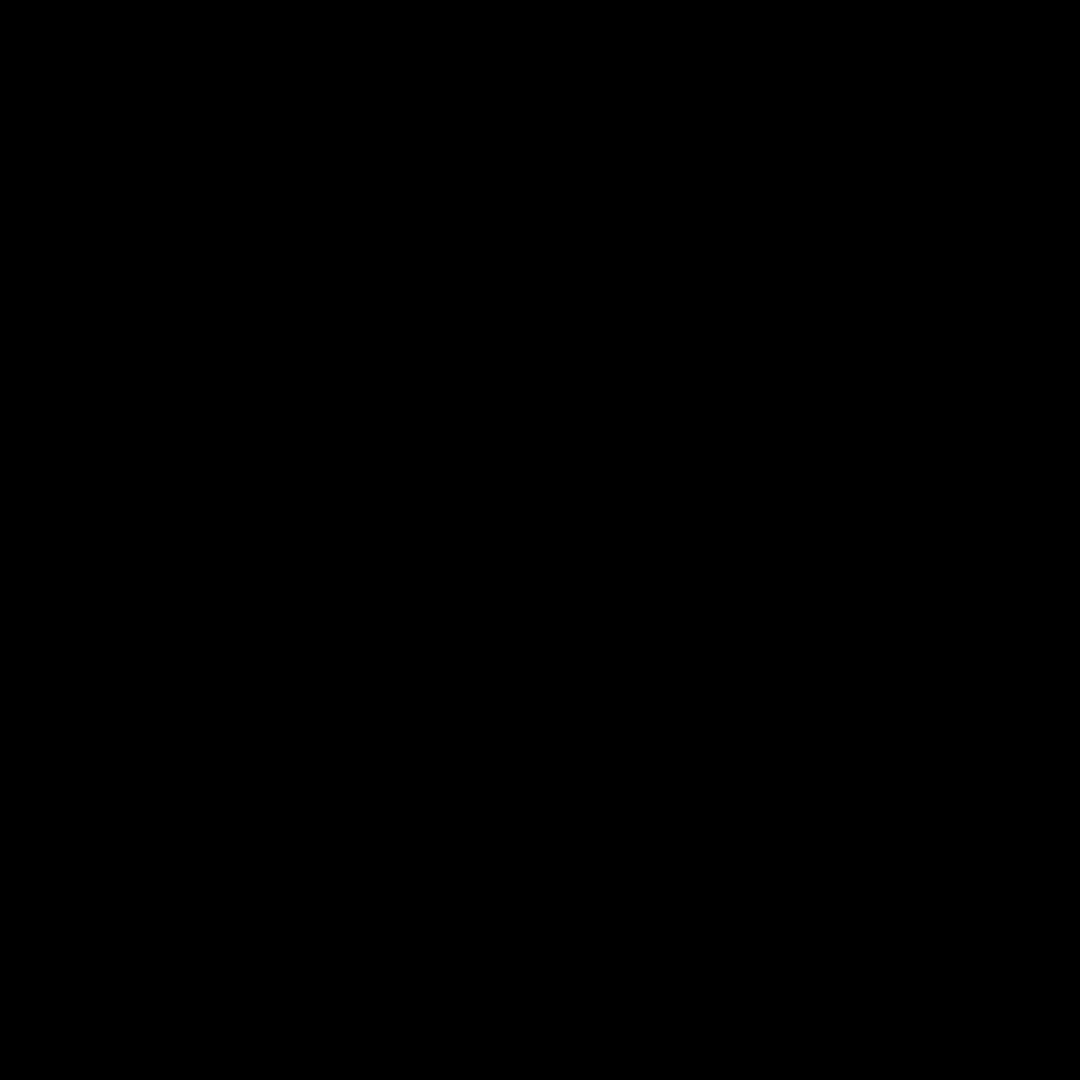
Frame 1 (no input)
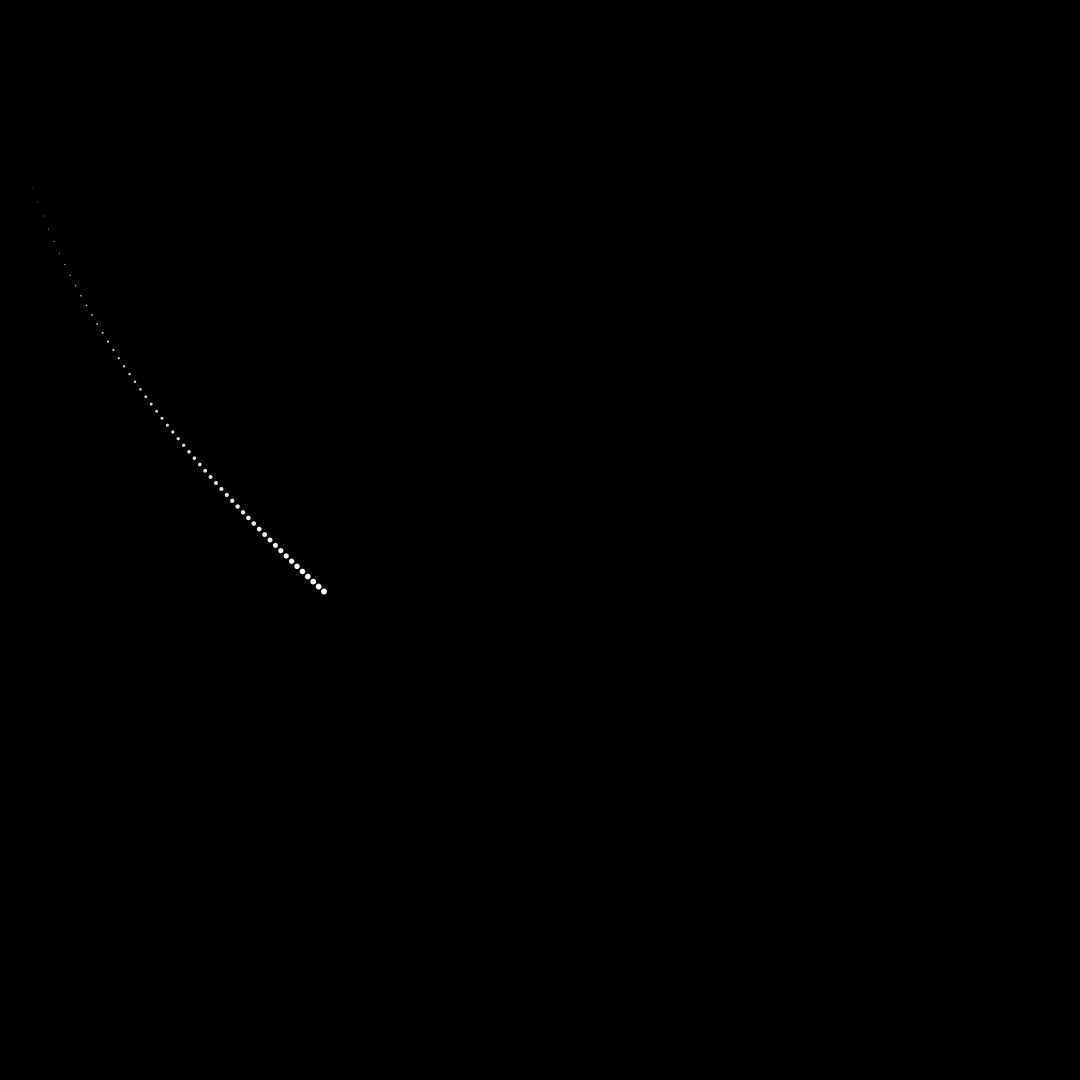
Frame 60 (the mouse pressed at the canvas centre just before this capture)
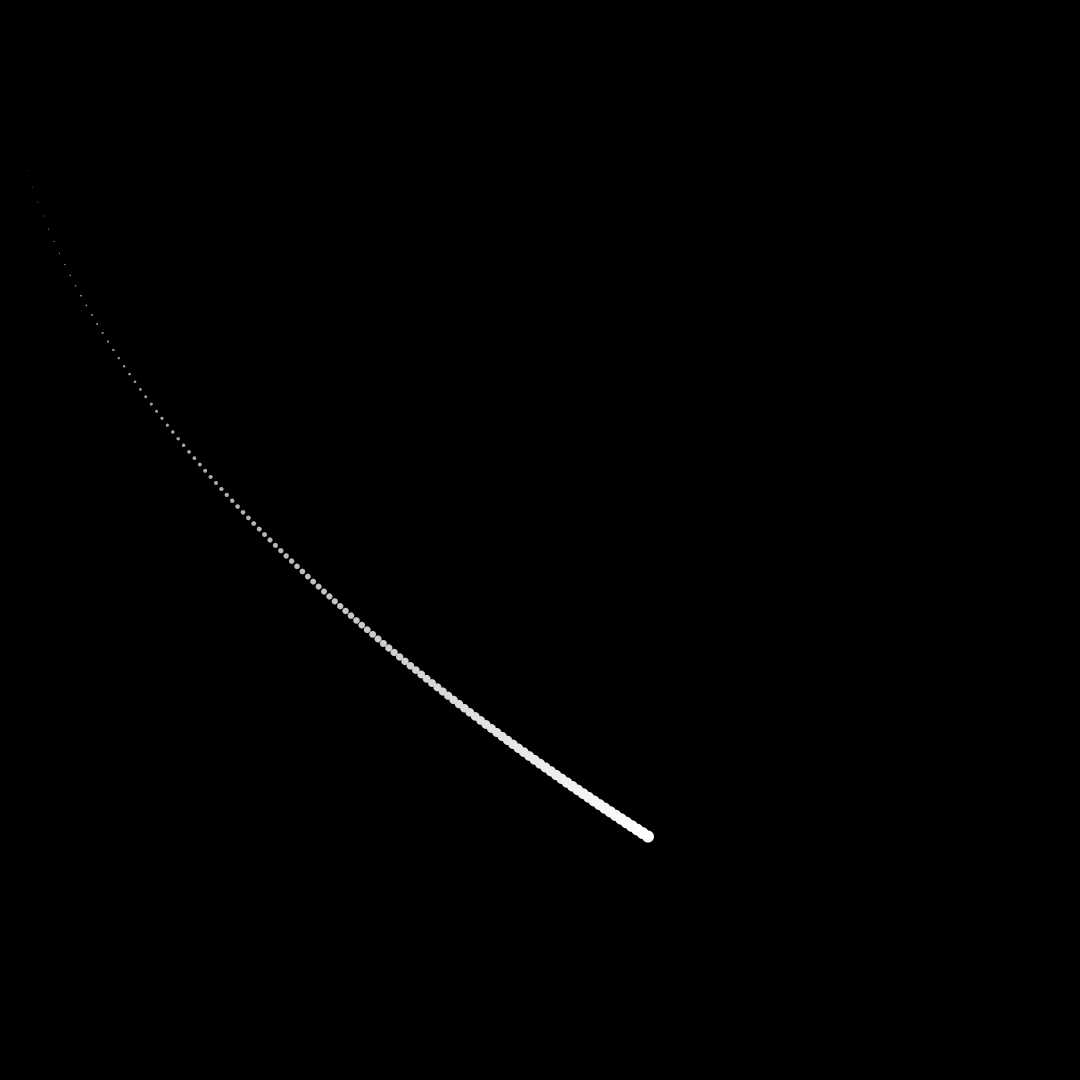
Frame 120 (the mouse held since frame 60 and released just before this capture)

The Processing sketch that drew these frames (run headless with seeded random() and noise(); from frame 60 on, the mouse is pressed at the canvas centre):

// Processing sketch: week09_alptugan_cheapTricks_07
// ── week09_alptugan_cheapTricks_07.pde
float beginX; // Initial x-coordinate
float beginY; // Initial y-coordinate

float endX; // Final x-coordinate
float endY = 80.0; // Final y-coordinate

float distX; // X-axis distance to move
float distY; // Y-axis distance to move

float exponent = 0.5; // Determines the curve
float x = 0.0;
float y = 0.0;
float step = 0.005;
float pct = 0.0;
int direction = 1;

// simple drawing app
void setup() {
  size(1080, 1080);
  surface.setLocation(0, 0);
  background(0);
  noStroke();

  beginX = 0;
  beginY = 0;

  endX = width;
  endY = height;

  distX = endX - beginX;
  distY = endY - beginY;
}



void draw() {
  fill(0, 1);
  rect(0, 0, width, height); 
  pct += step * direction;

  if ((pct > 1.0) || (pct < 0.0)) {
    direction = direction * -1;

    beginX = random(width);
    beginY = random(height);

    endX = random(width);
    endY = random(height);

    distX = endX - beginX;
    distY = endY - beginY;
  }

  if (direction == 1) {
    x = beginX + (pct * distX);
    float e = pow(pct, exponent);
    y = beginY + (e * distY);
  } else {
    x = beginX + (pct * distX);
    float e = pow(1.0-pct, exponent*2);
    y = beginY + (e * -distY) + distY;
  }
  fill(255);
  ellipse(x, y, pct*20, pct*20);
}
